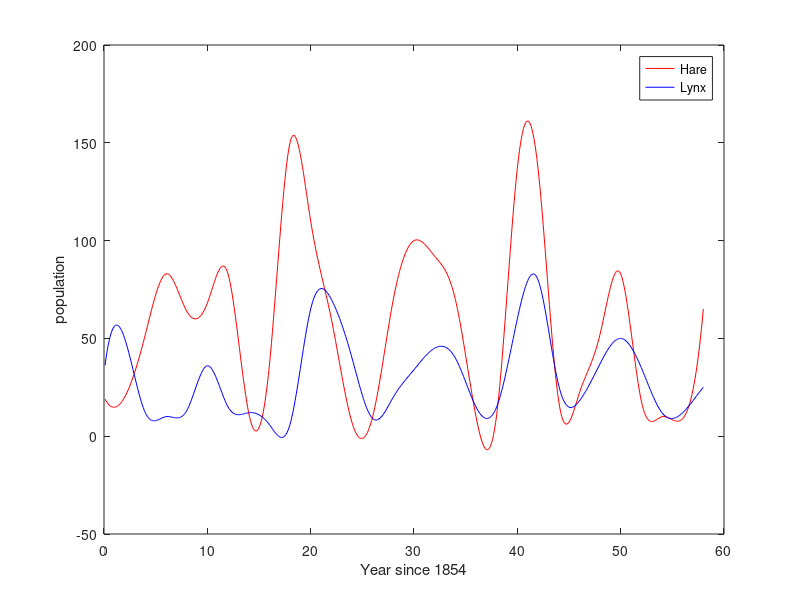
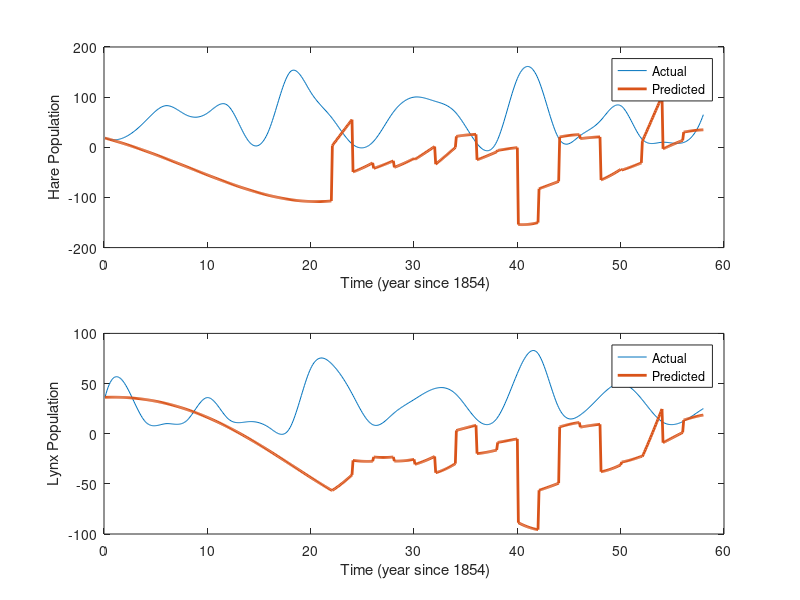
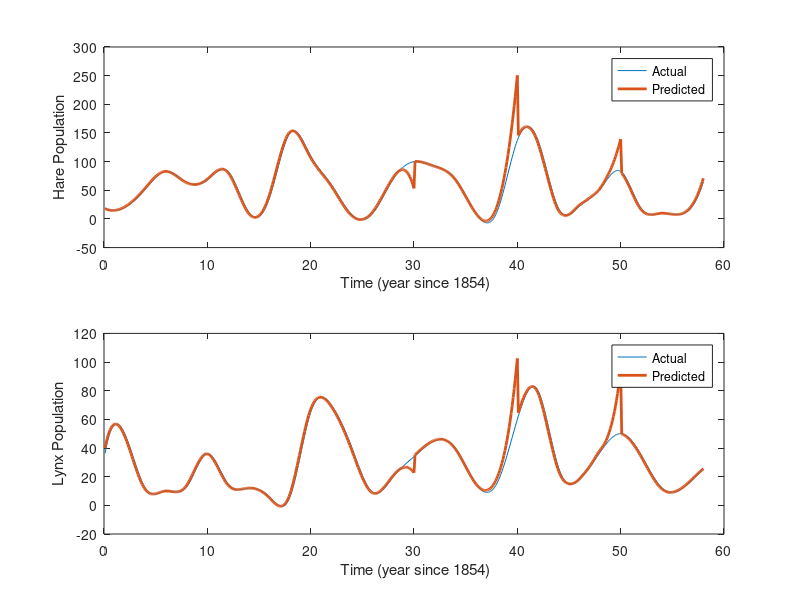
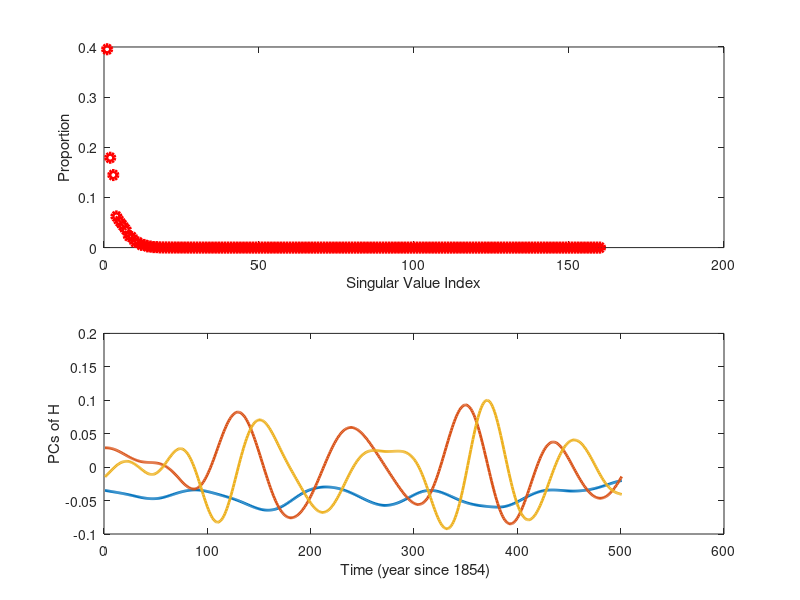

Source code (MATLAB) for these figures, in order: (Note: this script raises an error after producing the figures.)
%% Setup up data

% X is a 2 by T matrix
%   X(1,:) contains the Hare population over time
%   X(2,:) contains the Lynx population over time

clear all; close all; clc; 
format compact; 

% Construct data matrix X
PH = [20,20,52,83,64,68,83,12,36,150,110,60,7,...   % Hare data
    10,70,100,92, 70,10,11,137,137,18,22,52,83,18,10,9,65];
PL = [32,50,12,10,13,36,15,12,6,6,65,70,40,9,...    % Lynx data
    20,34,45,40,15, 15,60,80,26,18,37,50,35,12,12,25];
P = [PH; PL];

% Spline interpolation for smoother data and more data points
% The performance is better than without it 
year = 0:2:58; % Year since 1854
dt=0.1; t=dt:dt:58; 
X = spline(year,P,t);

% Visualize data
figure; plot(t,X(1,:), 'r'); hold on; plot(t,X(2,:),'b'); hold off;
xlabel('Year since 1854'); ylabel('population'); legend('Hare','Lynx'); 

%% DMD sliding window
% Note, I am using the sliding window approach where within each window, 
% parts of the data is allocated for training and the rest is used for 
% prediction. This gives me better result, perhaps due to the short 
% prediction window. 

% Need overlapping window, because without it the prediction is 
% very discontinuous 

wstep= round(2/dt); % small test window
ws=wstep+round(20/dt); % window size
wstart = 0:wstep:(round(58/dt)-ws); % window starting indices

r=2;    % number of modes, at most 2 b/c U is 2 by 2
u_dmd = zeros(r,round(58/dt)); 

for ii = 1:length(wstart)
    % data length used for training vs data length used for prediction
    if ii==length(wstart) % last window
        ws2 = round(58/dt)-wstart(ii); 
        wtrain = ws - wstep; 
    else
        ws2 = ws; 
        wtrain = ws2 - wstep; 
    end 
    wtest = ws2-wtrain; 
    X1 = X(:,(wstart(ii)+1):(wstart(ii)+wtrain)); 
    X2 = X(:,(wstart(ii)+2):(wstart(ii)+wtrain+1));
    [U2,Sigma2,V2] = svd(X1,'econ'); U=U2(:,1:r); Sigma=Sigma2(1:r,1:r); V=V2(:,1:r);

    % DMD code from the lecture 
    Atilde = U'*X2*V/Sigma;    
    [W,D] = eig(Atilde);    
    Phi = X2*V/Sigma*W;

    mu = diag(D);
    omega = log(mu)/dt;
    omega(real(omega)>0.5)=0.5+...
        1i*imag(omega(real(omega)>0.5)); % clip e-val with large real part
%     disp('The eigen values of the modes are:');
%     disp(omega);

    u0=X1(:,1);     % Now the new y0 has larger dimension
    y0 = Phi\u0;  % pseudo-inverse initial conditions
    u_modes = zeros(r,wtrain);
    for iter = 1:wtrain
         u_modes(:,iter) =(y0.*exp(omega*t(iter)));
    end
    u_dmd_train = Phi*u_modes;
    
    % forecast
    u_modes2 = zeros(r,wtest);
    for iter = 1:wtest
         u_modes2(:,iter) =(y0.*exp(omega*t(iter+wtrain)));
    end
    u_dmd_test = Phi*u_modes2;
    
    % append the window result to the final result 
    if ii ==1 % first window
        u_dmd(:,(wstart(ii)+1):(wstart(ii)+ws2)) = [u_dmd_train u_dmd_test];   
    else
        u_dmd(:,(wstart(ii)+wtrain+1):(wstart(ii)+ws2)) = u_dmd_test; 
    end 
end 

% Comparing the actual data with fitted & predicted modes
figure;
subplot(2,1,1), plot(t,X(1,:),t,u_dmd(1,:),'Linewidth',[2]); 
legend('Actual', 'Predicted'); 
xlabel(' Time (year since 1854)'); ylabel('Hare Population'); 
subplot(2,1,2), plot(t,X(2,:),t,u_dmd(2,:),'Linewidth',[2]);
legend('Actual', 'Predicted'); 
xlabel(' Time (year since 1854)'); ylabel('Lynx Population'); 
set(gcf, 'position', [100 100 450 350]); set(gcf,'color','w');

%% Repeat for Time delay embedding
% first, specify number of delay points, which are set so that modes look 
% somewhat sinusoidal,

dly=8; % number of years to be delayed
wstep= round((dly+2)/dt); % test window slightly higher than dly 
ws=wstep+round(20/dt); % window size

% Construct the Hankel matrix
H=[]; 
for j=1:round(dly/dt)         
  H=[H; X(:,j:round((58-dly)/dt)+j)]; 
end  

wstart = 0:wstep:(round((58-dly)/dt)-ws+wstep); 
r=2*round(dly/dt);    % two variables per delayed points
u_dmd_td = zeros(r,round(58/dt)); 

for ii = 1:length(wstart)
    % data length used for training vs data length used for prediction
    if ii==length(wstart) % last window
        ws2 = round(58/dt)-wstart(ii); 
        wtrain = ws - wstep; 
        wtest = ws2 - wtrain;   % test on wstep + dly points 
    else
        ws2 = ws; 
        wtrain = ws2 - wstep; 
        wtest = wstep;
    end 
    X1 = H(:,(wstart(ii)+1):(wstart(ii)+wtrain)); 
    X2 = H(:,(wstart(ii)+2):(wstart(ii)+wtrain+1));
    [U2,Sigma2,V2] = svd(X1,'econ'); U=U2(:,1:r); Sigma=Sigma2(1:r,1:r); V=V2(:,1:r);

    % DMD code from the lecture 
    Atilde = U'*X2*V/Sigma;    
    [W,D] = eig(Atilde);    
    Phi = X2*V/Sigma*W;

    mu = diag(D);
    omega = log(mu)/dt;
    omega(real(omega)>0.5)=0.5+...
        1i*imag(omega(real(omega)>0.5)); % clip e-val with large real part
%     disp('The eigen values of the modes are:');
%     disp(omega);

    u0=X1(:,1);     % Now the new y0 has larger dimension
    y0 = Phi\u0;  % pseudo-inverse initial conditions
    u_modes = zeros(r,wtrain);
    for iter = 1:wtrain
         u_modes(:,iter) =(y0.*exp(omega*t(iter)));
    end
    u_dmd_train = Phi*u_modes;
    
    % forecast
    u_modes2 = zeros(r,wtest);
    for iter = 1:wtest
         u_modes2(:,iter) =(y0.*exp(omega*t(iter+wtrain)));
    end
    u_dmd_test = Phi*u_modes2;
    
    if ii ==1 % first window
        u_dmd_td(:,(wstart(ii)+1):(wstart(ii)+ws2)) = [u_dmd_train u_dmd_test];   
    else
        u_dmd_td(:,(wstart(ii)+wtrain+1):(wstart(ii)+ws2)) = u_dmd_test; 
    end   
end 

% Compare the actual data with fitted and predicted modes 
figure;
subplot(2,1,1), plot(t,X(1,:),t,u_dmd_td(1,:),'Linewidth',[2]); 
legend('Actual', 'Predicted'); 
xlabel(' Time (year since 1854)'); ylabel('Hare Population'); 
subplot(2,1,2), plot(t,X(2,:),t,u_dmd_td(2,:),'Linewidth',[2]);
legend('Actual', 'Predicted'); 
xlabel(' Time (year since 1854)'); ylabel('Lynx Population'); 
set(gcf, 'position', [100 100 450 350]); set(gcf,'color','w');

% SVD on matrix H to see dimensionality 
[u,s,v]=svd(H,'econ');
figure; subplot(2,1,1), plot(diag(s)/(sum(diag(s))),'ro','Linewidth',[3])
xlabel('Singular Value Index'); ylabel('Proportion'); 
subplot(2,1,2), plot(v(:,1:3),'Linewidth',[2]); 
xlabel(' Time (year since 1854)'); ylabel('PCs of H'); 
set(gcf, 'position', [100 100 450 350]); set(gcf,'color','w');
% Turns out that five modes have relative energy above 0.05
% this implies there may be hidden factors influencing the 
% population dynamics, making low dim model hard to attain 

% Bottom line: with enough time delayed points (so the modes look 
% somewhat linear), the performance is much better than without 
% time delay embedding 

%% KL, AIC BIC
% For hare, KL does not capture the striking improvement from TD, 
% probably b/c KL has the huge caveat of not taken timing into account 
% For lynx, KL does, b/c lots of data outside of the bin 

% First, for the Hare population 
edges=0:15:150;     % bin width 10% of the data range 
KL_H = get_KL(edges, X(1,:), real(u_dmd(:,1))); 
KL_H_td = get_KL(edges, X(1,:), real(u_dmd_td(:,1))); 

% Then Lynx
edges=0:8:80;
KL_L = get_KL(edges, X(2,:), real(u_dmd(:,2))); 
KL_L_td = get_KL(edges, X(2,:), real(u_dmd_td(:,2))); 

% AIC BIC for without time-delay embedding
n=length(t);

% First, compute AIC BIC for the Hare population 
logL=n/2*(-log(2*pi)-log(var(X(1,:)-real(u_dmd(1,:))))-1);
[aicH, bicH] = aicbic(logL, length(t), length(t)); 

% Then, compute AIC BIC for the Lynx population 
logL=n/2*(-log(2*pi)-log(var(X(2,:)-real(u_dmd(2,:))))-1);
[aicL, bicL] = aicbic(logL, length(t), length(t));

% AIC BIC for time delayed embedding 

% First, compute AIC BIC for the Hare population 
logL=n/2*(-log(2*pi)-log(var(X(1,:)-real(u_dmd_td(1,:))))-1);
[aicHtd, bicHtd] = aicbic(logL, length(t), length(t)); 

% Then, compute AIC BIC for the Lynx population 
logL=n/2*(-log(2*pi)-log(var(X(2,:)-real(u_dmd_td(2,:))))-1);
[aicLtd, bicLtd] = aicbic(logL, length(t), length(t)); 


